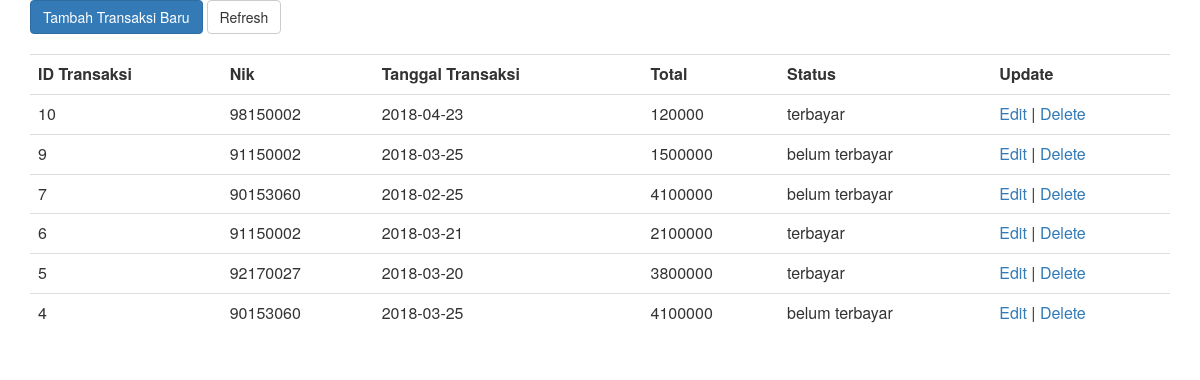
/penggajian/index.php, run on the app's committed database.
### tables this page shows
CREATE TABLE `penggajian` (
  `id` int(8) NOT NULL,
  `nik` int(8) NOT NULL,
  `tanggal_transaksi` date NOT NULL,
  `total` varchar(30) NOT NULL,
  `status` varchar(30) NOT NULL
);

### penggajian/index.php (the view, shortened to what this page needs)
<?php
include_once("config.php");
$result = mysqli_query($mysqli, "SELECT * FROM penggajian ORDER BY id DESC");
?>
<html>
<head>
  <link rel="stylesheet" href="bootstrap.min.css">
<head>
</head>
</head>
<body>
<div class="container">
    <a href="add.php" type="button" class="btn btn-primary">Tambah Transaksi Baru</a>
    <a href="index.php" type="button" class="btn btn-default">Refresh</a>
    <br/><br/>
    <table class="table">
    <tr>
        <th>ID Transaksi</th>
        <th>Nik</th>
        <th>Tanggal Transaksi</th>
        <th>Total</th>
        <th>Status</th>
        <th>Update</th>
    </tr>
    <?php
    while($user_data = mysqli_fetch_array($result)) {
        echo "<tr>";
        echo "<td>".$user_data['id']."</td>";
        echo "<td>".$user_data['nik']."</td>";
        echo "<td>".$user_data['tanggal_transaksi']."</td>";
        echo "<td>".$user_data['total']."</td>";
        echo "<td>".$user_data['status']."</td>";
        echo "<td><a href='edit.php?id=$user_data[id]'>Edit</a> | <a href='delete.php?id=$user_data[id]'>Delete</a></td></tr>";
    }
    ?>
    </table>
</div>
</body>
</html>

### data on the page
penggajian: id "10", nik "98150002", tanggal_transaksi "2018-04-23", total "120000", status "terbayar"
penggajian: id "9", nik "91150002", tanggal_transaksi "2018-03-25", total "1500000", status "belum terbayar"
penggajian: id "7", nik "90153060", tanggal_transaksi "2018-02-25", total "4100000", status "belum terbayar"
penggajian: id "6", nik "91150002", tanggal_transaksi "2018-03-21", total "2100000", status "terbayar"
penggajian: id "5", nik "92170027", tanggal_transaksi "2018-03-20", total "3800000", status "terbayar"
penggajian: id "4", nik "90153060", tanggal_transaksi "2018-03-25", total "4100000", status "belum terbayar"
